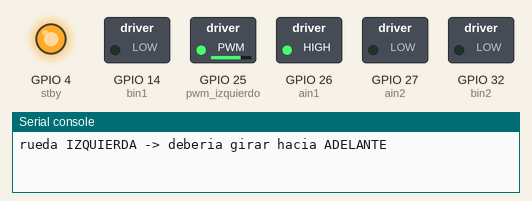
Simulated run of this program. Board: ESP32 board running MicroPython. Parts: switched loads named in the program (green lamp = pin HIGH), output pins drawn as LEDs (lit = HIGH), the last lines printed to the serial console. Pins used as bus, display or sensor lines are not drawn. At 6.0 s the program stops and its outputs stay as they are.

Above: at 0.1 s.
At 3.1 s:
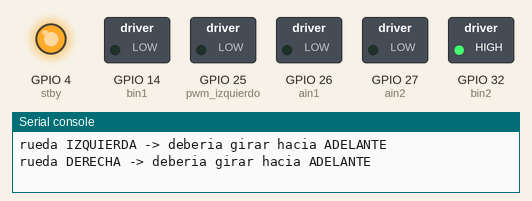
At 5.1 s:
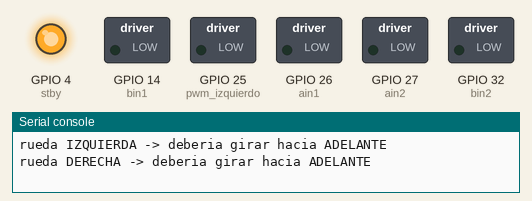
Timing chart, 0 to 6.6 s (numbered marks = the images above):
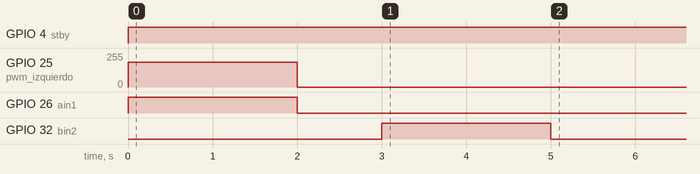

Measured:
- by itself, GPIO 4 (stby): LOW → HIGH at 0.00 s
- by itself, GPIO 25 (pwm_izquierdo): 0/255 → 187/255 at 0.00 s, → 0/255 2.0 s later
- by itself, GPIO 26 (ain1): LOW → HIGH at 0.00 s, → LOW 2.0 s later
- by itself, GPIO 32 (bin2): LOW → HIGH at 3.0 s, → LOW 2.0 s later

The program:

motores.py
```python
# motores.py

from machine import Pin, PWM
import configuracion as cfg


class ControlMotores:

    def __init__(self):
        self.ain1 = Pin(cfg.PIN_AIN1, Pin.OUT)
        self.ain2 = Pin(cfg.PIN_AIN2, Pin.OUT)
        self.bin1 = Pin(cfg.PIN_BIN1, Pin.OUT)
        self.bin2 = Pin(cfg.PIN_BIN2, Pin.OUT)

        self.stby = Pin(cfg.PIN_STBY, Pin.OUT)

        self.pwm_izquierdo = PWM(
            Pin(cfg.PIN_PWMA),
            freq=cfg.FRECUENCIA_PWM,
            duty=0
        )

        self.pwm_derecho = PWM(
            Pin(cfg.PIN_PWMB),
            freq=cfg.FRECUENCIA_PWM,
            duty=0
        )

        self.velocidad_izquierda = 0
        self.velocidad_derecha = 0

        self.stby.value(1)
        self.detener()

    def limitar_pwm(self, valor):
        valor = int(valor)
        return max(-cfg.PWM_MAXIMO,
                   min(cfg.PWM_MAXIMO, valor))

    def aplicar_motor(self, velocidad, pin1, pin2, pwm, invertir):
        velocidad = self.limitar_pwm(velocidad)

        # `invertir` corrige cableado, no logica: los dos motores van montados en espejo
        # en el chasis, asi que el mismo sentido electrico hace girar una rueda al revés.
        # Solo toca los pines del TB6612; el valor que se DEVUELVE sigue siendo el logico
        # (las dos ruedas en positivo = avanzando), porque de ese signo viven la telemetria
        # y movimiento() en packages/shared/src/robot.ts. Si se invirtiera el devuelto, el
        # dashboard diria "girando" mientras el robot avanza recto.
        sentido = -velocidad if invertir else velocidad

        if sentido > 0:
            pin1.value(1)
            pin2.value(0)

        elif sentido < 0:
            pin1.value(0)
            pin2.value(1)

        else:
            pin1.value(0)
            pin2.value(0)

        # Zona muerta: se reescala 1..MAXIMO a MINIMO..MAXIMO para que una velocidad baja
        # siga moviendo la rueda. El valor devuelto (telemetria) sigue siendo el logico.
        if velocidad:
            efectivo = cfg.PWM_MINIMO + abs(velocidad) * (cfg.PWM_MAXIMO - cfg.PWM_MINIMO) / cfg.PWM_MAXIMO
        else:
            efectivo = 0

        ciclo = int(
            efectivo * 65535 / cfg.PWM_MAXIMO
        )

        # API PWM de MicroPython para ESP32 actual.
        pwm.duty_u16(ciclo)

        return velocidad

    def establecer_velocidades(self, izquierda, derecha):
        self.velocidad_izquierda = self.aplicar_motor(
            izquierda,
            self.ain1,
            self.ain2,
            self.pwm_izquierdo,
            cfg.INVERTIR_IZQUIERDA
        )

        self.velocidad_derecha = self.aplicar_motor(
            derecha,
            self.bin1,
            self.bin2,
            self.pwm_derecho,
            cfg.INVERTIR_DERECHA
        )

    def detener(self):
        self.establecer_velocidades(0, 0)

    def obtener_estado(self):
        return {
            "izquierda_pwm": self.velocidad_izquierda,
            "derecha_pwm": self.velocidad_derecha
        }


def demo():
    import time

    motores = ControlMotores()

    # Una rueda a la vez, para ver cual va al revés sin que la otra despiste.
    for nombre, izq, der in (("IZQUIERDA", 150, 0), ("DERECHA", 0, 150)):
        print("rueda", nombre, "-> deberia girar hacia ADELANTE")
        motores.establecer_velocidades(izq, der)
        time.sleep(2)
        motores.detener()
        time.sleep(1)

    # El estado publicado tiene que seguir el signo logico, invertido o no el cableado:
    # es de lo que el dashboard deduce si avanza o gira.
    motores.establecer_velocidades(200, 200)
    estado = motores.obtener_estado()
    motores.detener()

    assert estado == {"izquierda_pwm": 200, "derecha_pwm": 200}, estado

    # Y los limites se recortan, no se desbordan.
    motores.establecer_velocidades(999, -999)
    estado = motores.obtener_estado()
    motores.detener()

    assert estado == {"izquierda_pwm": cfg.PWM_MAXIMO, "derecha_pwm": -cfg.PWM_MAXIMO}, estado

    print("ok: si alguna rueda giro hacia atras, pon su INVERTIR_* en configuracion.py")


if __name__ == "__main__":
    demo()
```

configuracion.py
```python
# configuracion.py

# ---------- Wi-Fi y MQTT ----------
WIFI_SSID = "redmi"
WIFI_CLAVE = "31197311"

MQTT_SERVIDOR = "iot-dashboard.tumype.com"
MQTT_PUERTO = 8883
# El 8883 del VPS es TLS (ver infra/mosquitto/roomba.conf); el 1883 solo escucha en
# localhost para el backend, así que el robot necesita TLS para llegar desde fuera.
MQTT_TLS = True

# Identificador del robot. Es a la vez:
#   - la fila `dispositivos.id` de la base de datos,
#   - el usuario MQTT del robot (su clave es el token que da el dashboard),
#   - el prefijo de sus topicos: roomba/{ROBOT_ID}/...
# La ACL de Mosquitto solo le deja hablar bajo ese prefijo, asi que tiene que coincidir
# exactamente con el id que muestra el dashboard al dar de alta el robot.
ROBOT_ID = "roomba-obdpo50s"
MQTT_USUARIO = ROBOT_ID
MQTT_CLAVE = "HgdneKTOeaq9a_DwQ1GPTmSEFcU5TeKm"
MQTT_CLIENTE_ID = ROBOT_ID

TOPIC_TELEMETRIA = "roomba/{0}/telemetria".format(ROBOT_ID).encode()
TOPIC_ESTADO = "roomba/{0}/estado".format(ROBOT_ID).encode()
TOPIC_CONFIG = "roomba/{0}/config".format(ROBOT_ID).encode()

# Version que el robot anuncia al conectar; el dashboard la muestra en Conectividad.
VERSION_FIRMWARE = "1.2.0"

# MAC STA del ESP32 que enviará las órdenes ESP-NOW.
# El mando la muestra en su pantalla ESP-NOW; pegarla aqui para aceptar ordenes
# SOLO de ese mando. None = aceptar cualquier remitente (para probar sin la MAC).
MAC_MANDO = None

# ---------- TB6612FNG ----------
# Rueda izquierda: PWMA, AIN1, AIN2
PIN_PWMA = 25
PIN_AIN1 = 26
PIN_AIN2 = 27

# Rueda derecha: PWMB, BIN1, BIN2
PIN_PWMB = 13
PIN_BIN1 = 14
PIN_BIN2 = 32

PIN_STBY = 4

# Los dos motores van montados en espejo en el chasis: el mismo sentido electrico hace
# que una rueda empuje hacia adelante y la otra hacia atras. Pon en True la rueda que
# gira al revés, y avanzar sera avanzar. Esto corrige SOLO el cableado: el signo que se
# publica en la telemetria no cambia.
# Para ver cual es: mpremote connect COM5 run motores.py  (mueve una rueda a la vez)
INVERTIR_IZQUIERDA = False
INVERTIR_DERECHA = True

# ---------- HC-SR04 ----------
# Formato: (nombre, TRIG, ECHO)
SENSORES = (
    ("izquierdo", 19, 21),
    ("central", 5, 18),
    ("derecho", 22, 23),
)

# ---------- Batería ----------
PIN_BATERIA_ADC = 34

# Factor del divisor resistivo: voltaje_bateria / voltaje_en_el_pin.
# Con un divisor de R_alta arriba y R_baja a GND, el factor teorico es
# (R_alta + R_baja) / R_baja  ->  100k/10k = 11.0, 100k/22k = 5.55, 1:1 = 2.0.
#
# OJO: el teorico no basta, las resistencias tienen tolerancia. Mide el voltaje real en
# los bornes con un voltimetro y saca el factor exacto con:
#   mpremote connect COM5 exec "from sensores import LecturaSensores; LecturaSensores().calibrar_divisor(8.35)"
#
# El 2.0 de antes era el valor de ejemplo que venia en la plantilla y nunca se cambio:
# con el, la bateria cargada se publicaba como ~1.7 V y el dashboard mostraba 0%.
#
# 4.4 esta calibrado contra el pin el 2026-10-12: media de 1.912 V (seis lecturas,
# 6 mV de deriva) dando la bateria cargada por 8.4 V. Coincide con un divisor
# 100k/30k (teorico 4.33), que es seguramente el que lleva la placa.
# Si el voltimetro dice otra cosa en los bornes, rehaz la cuenta con calibrar_divisor().
FACTOR_DIVISOR = 4.4

# Muestras de la ADC que se promedian por lectura de bateria. La ADC del ESP32 tiene
# decenas de mV de ruido y el PWM de los motores lo empeora.
MUESTRAS_BATERIA = 16

# Bateria de 2 celdas Li-ion en serie. Tienen que coincidir con BATERIA_MIN_V y
# BATERIA_MAX_V de packages/shared/src/robot.ts: el backend usa el porcentaje que manda
# el firmware (apps/api/src/telemetria.ts) y recalcula con los suyos si no llega, asi que
# si no cuadran el mismo voltaje da dos porcentajes distintos.
VOLTAJE_MIN_BATERIA = 6.6
VOLTAJE_MAX_BATERIA = 8.4

# ---------- Control ----------
PWM_MAXIMO = 255
# PWM por debajo del cual el motor zumba pero no arranca. Calibrar: subir hasta que
# la rueda gire sola en el suelo. Cualquier velocidad != 0 se reescala a [MINIMO, MAXIMO].
PWM_MINIMO = 90
FRECUENCIA_PWM = 20000

# Detener las ruedas si se pierde la comunicación.
TIEMPO_PARADA_MS = 250

# Telemetría MQTT cada medio segundo.
INTERVALO_MQTT_MS = 500

# Tiempo máximo esperando el ECHO de un HC-SR04.
TIEMPO_MAXIMO_ECO_US = 12000
```
